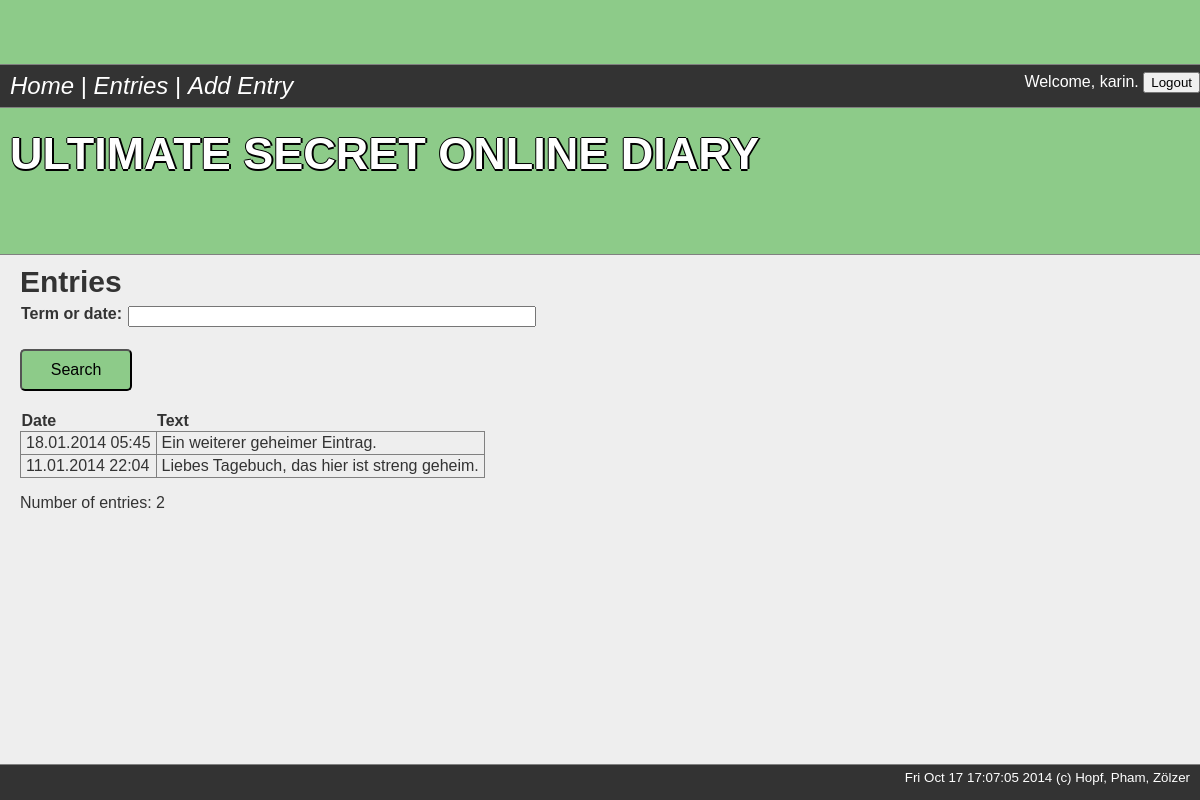
Page /diary/list.php (signed in) on the committed database.
### diary/db/DataManager.php (called while the page is built, shortened)
<?php
require_once("Entities.php");
class DataManager {
	private static function getConnection() {
		$con = new mysqli('127.0.0.1', 'root', '', 'diary');
		return $con;
	}
	private static function query($connection, $query) {
		$res = $connection -> query($query);
		return $res;
	}
	public static function getUser($id) {
		$user = null;
		$con = self::getConnection();
		$id = $con -> escape_string($id);
		$res = self::query($con,
				 "SELECT id, login, password FROM user WHERE id = $id;");
		if($u = $res -> fetch_object())
			$user = new User($u -> id, $u -> login, $u -> password);
		return $user;
	}
	public static function getEntriesFor($userId) {
		$entries = array();
		$con = self::getConnection();
		$userId = $con -> escape_string($userId);
		$res = self::query($con, "SELECT id, text, user_id, date
				 FROM entry WHERE user_id = '$userId' ORDER BY date DESC");
		while ($e = $res -> fetch_object())
			$entries[] = new Entry($e->id, $e->text, $e->user_id, $e->date);
		return $entries;
	}
}

### diary/code/AuthenticationManager.php (called while the page is built, shortened)
<?php
require_once('db/DataManager.php');
class AuthenticationManager {
	public static function isAuthenticated() {
		return isset($_SESSION['user']);
	}
	public static function getAuthenticatedUser() {
		return self::isAuthenticated() ? DataManager::getUser($_SESSION['user']) : null;
	}
}

### diary/db/Entities.php (called while the page is built, shortened)
<?php
class User extends Entity {
	private $login;
	public function getLogin(){
		return $this -> login;
	}
	public function __construct($id, $login, $password){
		$this -> login = $login;
	}
}
class Entry extends Entity {
	private $text;
	private $date;
	public function getText(){
		return $this -> text;
	}
	public function getDate() {
		return $this -> date;
	}
	public function __construct($id, $text, $userId,  $date){
		$this -> text = $text;
		$this -> date = $date;
	}
}

### diary/code/util.php (called while the page is built, shortened)
<?php
function escape($string) {
	return nl2br(htmlentities($string));
}

### diary/entrylist.php (the view, shortened to what this page needs)
<?php
include_once('code/util.php');
?>
<table class="productlist">
	<tr>
		<th>Date</th>
		<th>Text</th>
	</tr>
	<?php foreach($entries as $entry) {?>
	<tr>
		<td><?php echo date_format(new DateTime(escape($entry -> getDate())), 'd.m.Y H:i'); ?>
		</td>
		<td><?php echo escape($entry -> getText()); ?>
		</td>
	</tr>
	<?php }?>
</table>

### diary/header.php (shortened to what this page needs)
<?php
require_once('code/util.php');
require_once('code/AuthenticationManager.php');
$user=AuthenticationManager::getAuthenticatedUser();
?>
<!DOCTYPE HTML>
<html>
<head>
<link rel="stylesheet" type="text/css" href="main.css" />
</head>
<body>
	<div id="container">
		<div class="header">
			<div class="headerLinks">
				<div class="navigation">
					<p>
						<a href="start.php">Home</a>
							<?php if($user != null) :?>
							 | <a href="list.php">Entries</a>
							 | <a href="add.php">Add Entry</a>
							<?php endif;?>
					</p>
				</div>
				<div class="login">
					<?php if($user == null) :?>
					<p>
						Not Logged In. [<a href="login.php">Login</a>]
						[<a href="register.php">Register</a>]
					</p>
					<?php else :?>
					<p>
					<form name="test" method="post" action="">
							Welcome,
							<?php echo escape($user->getLogin());?>.
						<input type="submit" value="Logout">
					</form></p>
					<?php endif;?>
				</div>
			</div>
			<h1>Ultimate Secret Online Diary</h1>
		</div>
		<div class="content">

### diary/list.php (shortened to what this page needs)
<?php
	require_once('code/util.php');
	require_once('db/DataManager.php');
	require_once('code/AuthenticationManager.php');
$critAvailable = isset($_REQUEST['term']);
if (!$critAvailable) {
	$entries = DataManager::getEntriesFor(AuthenticationManager::getAuthenticatedUser() -> getId());
	$term = "";
} else {
	$term = $_REQUEST['term'];
    $entries = DataManager::getEntriesForSearchCriteria(AuthenticationManager::getAuthenticatedUser() -> getId(), $term);
}
$count = count($entries);
?>
<?php require('header.php'); ?>
<h2>Entries</h2>
<form>
	<table>
	<tr>
		<th>Term or date: </th>
		<td> <input name="term" value="<?php echo escape($term); ?>" class="textfield" /> </td>
	</tr>
	</table>
	<input type="submit" value="Search" class="button-small" />
</form>
<?php if(sizeof($entries) > 0) {
require('entrylist.php');
} else { ?>
<p>No entries. </p>
<?php } ?>
<p>Number of entries: <?php print($count) ?></p>
<?php require('footer.php'); ?>

### diary/main.css (style rules this page uses)
html, body { height: 100%; }
body { margin: 0px; padding: 0px; background: #eee; font-family: 'Calibri', sans-serif; font-size: 12pt; font-weight: 400; color: #333; }
#container { min-height:100%; position:relative; }
.header { overflow: hidden; padding: 4em 0em; background: #8DCB89; background-size: cover; border-bottom: 1px solid gray; color: #003300; }
.content { margin-left: 20px; margin-right: 20px; padding-bottom: 35px; }
.login { float: right; }
.navigation { font-family: 'Calibri', sans-serif; margin-left: 10px; font-size: 24px; float: left; }
a { text-decoration: none; color: #003300; font-style: italic; }
.header a { text-decoration: none; color: white; font-style: italic; }
.header h1 { font-family: arial; margin: 10px; margin-bottom: 10px; padding: 0; color: white; text-transform: uppercase; font-size: 45px; text-shadow: -1px 0 black, 0 2px black, 2px 0 black, 0 -1px black; margin-top: 20px; }
.header p { margin: 0; padding: 0; margin-right: 10px; }
.headerLinks { padding: 7px 0; background: #333; color: white; border-top: 1px solid gray; border-bottom: 1px solid gray; }
table { border-collapse: collapse; }
th { text-align: left; }
td { padding: 2px 5px; }
td, th { vertical-align:top; }
.productlist td, .ratinglist td { border: 1px solid gray; overflow: hidden; }
h2 { margin-top: 10px; margin-bottom: 5px; font-size: 30px; }
.textfield { width: 400px; }
.button-small { padding: 0.3em 1.8em; background: #8DCB89; border-radius: 5px; line-height: 1.8em; font-size: 1em; margin-top: 20px; margin-bottom: 20px; }

### rows in the picture
user: login "karin", id "2"
entry: date "18.01.2014 05:45", text "Ein weiterer geheimer Eintrag."
entry: date "11.01.2014 22:04", text "Liebes Tagebuch, das hier ist streng geheim."

### other values in the picture
strftime('%c') "Fri Oct 17 17:07:05 2014"
